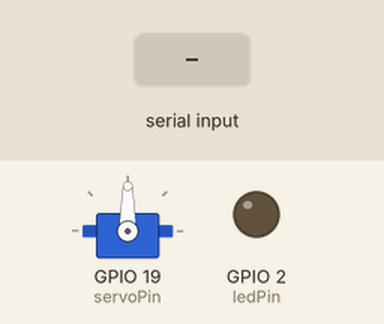
Recording of a sketch running on a simulated ESP32. Shown: servo, output pins drawn as LEDs (lit = HIGH). Dashed ring = blinking. The inputs (shaded band) are chosen by the test bench.

Above: at 1.2 s.
1.3 s: "90,45\n" received over Serial
At 1.9 s:
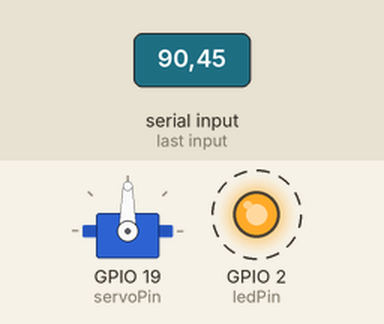
4.3 s: "30,150\n" received over Serial
At 5.1 s:
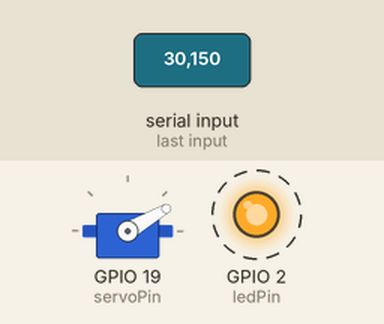
7.3 s: "200\n" received over Serial
At 8.1 s:
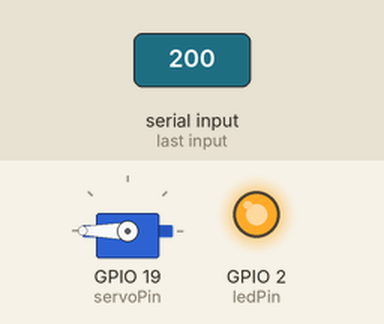
10.3 s: "90\n" received over Serial
At 14.3 s:
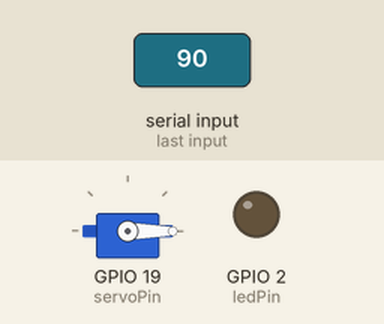
Timing chart, 0 to 14.8 s (numbered marks = the images above; inputs shaded):
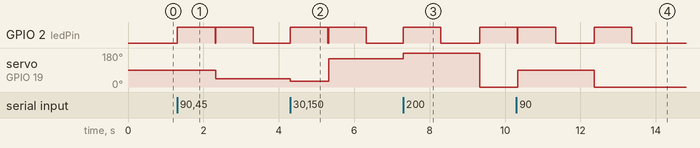

Measured:
- after the input at 1.3 s, GPIO 2 (ledPin): alternates HIGH for 1.0 s and LOW for 0.02 s, starting at once; servo on GPIO 19 (servoPin): 90° → 45° after 1.0 s
- after the input at 4.3 s, servo on GPIO 19 (servoPin): 45° → 30° at once, → 150° 1.0 s later
- after the input at 7.3 s, servo on GPIO 19 (servoPin): 150° → 180° at once, → 0° 2.0 s later
- after the input at 10.3 s, servo on GPIO 19 (servoPin): 0° → 90° at once, → 0° 2.0 s later

The sketch:

test.ino
```cpp
#include <ESP32Servo.h>

int ledPin = 2;
Servo myServo;
//A12, GND A19 & 3v3 J19
int servoPin = 19;

void setup() {
  pinMode(ledPin, OUTPUT);
  myServo.attach(servoPin);
  Serial.begin(115200);
}

void loop() {
  if(Serial.available()){
    int angle = Serial.parseInt();
    myServo.write(angle);
    digitalWrite(ledPin, HIGH);
    delay(1000);
    digitalWrite(ledPin, LOW);
  }
  delay(20);
}
```
